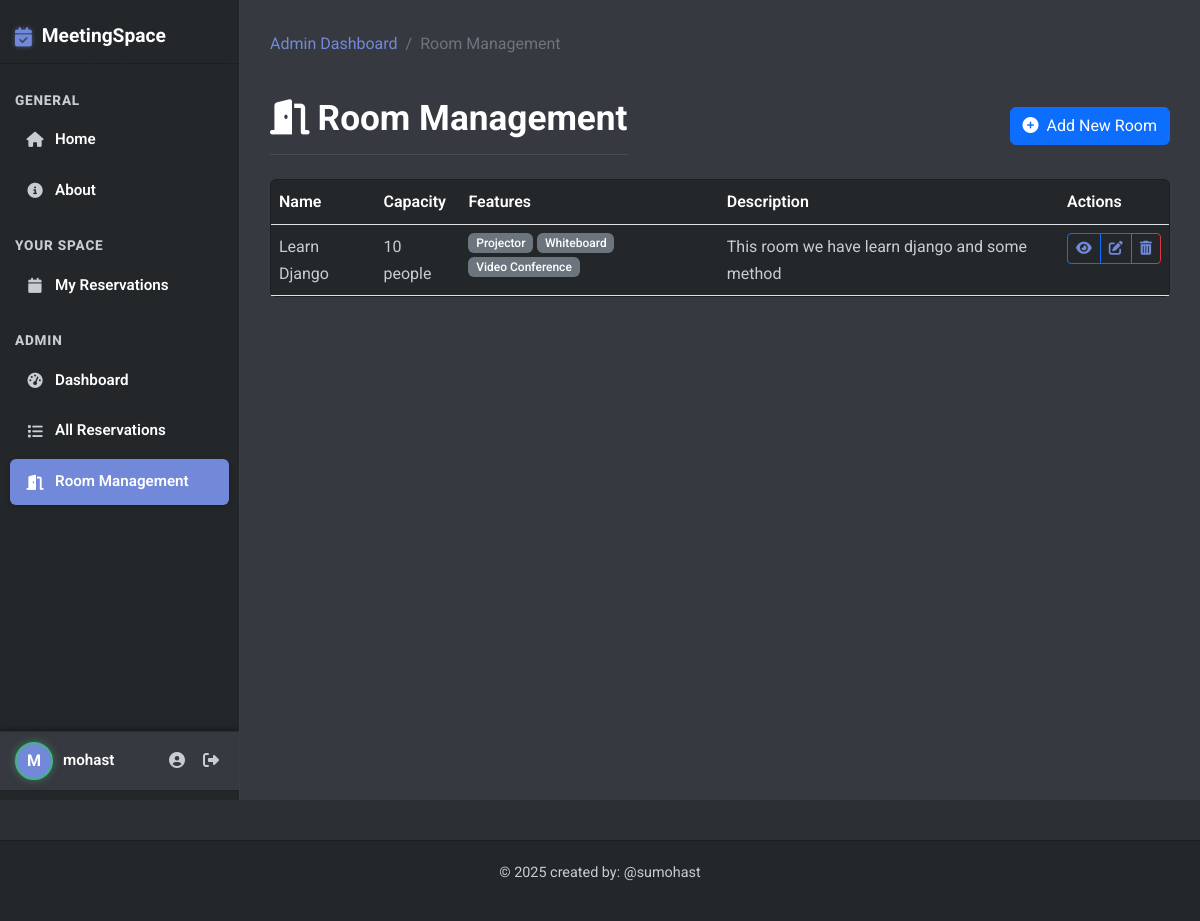
The page /room-management/ (signed in) on the database as committed earlier.
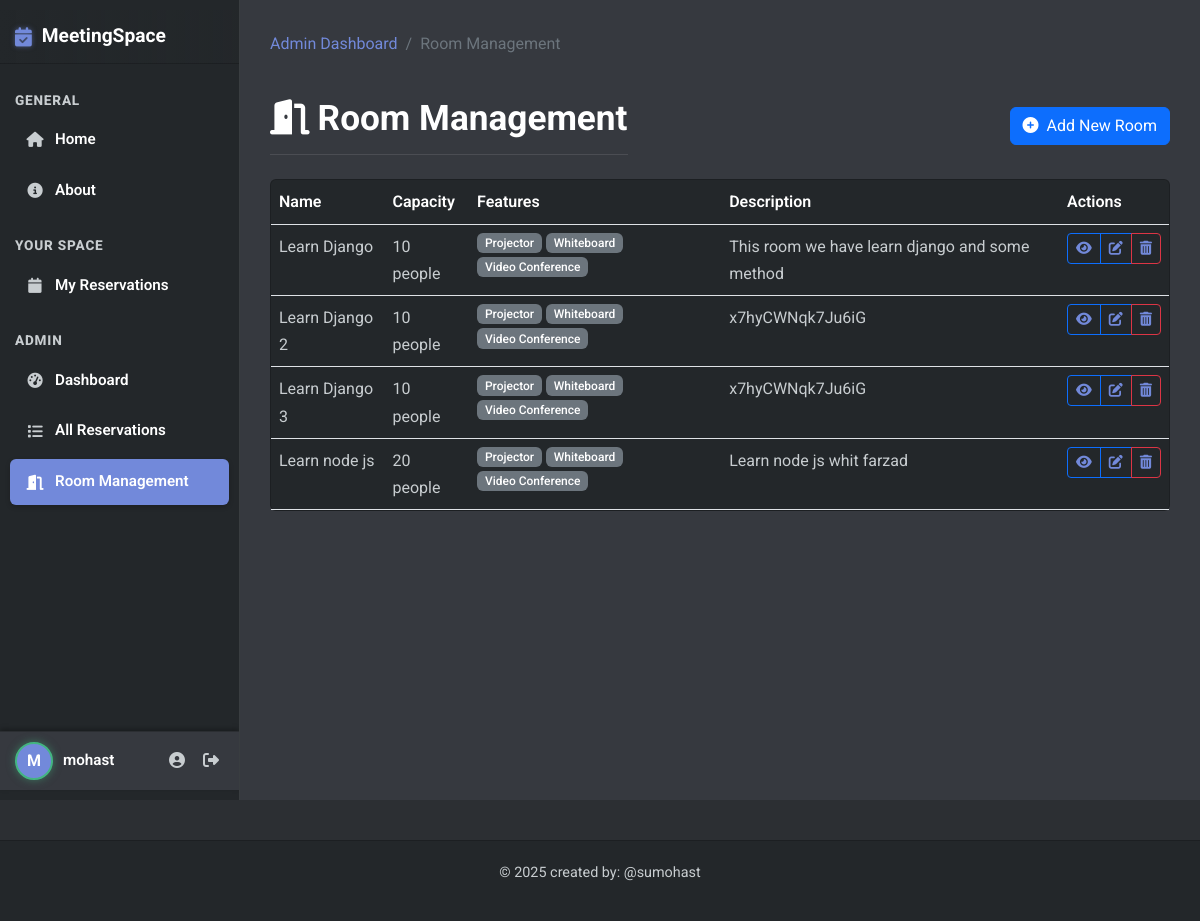
The same page on the database as committed later.
### base/models.py (models this page shows, shortened)
class Room(models.Model):
    name = models.CharField(max_length=100)
    capacity = models.IntegerField(default=10)
    has_projector = models.BooleanField(default=False)
    has_whiteboard = models.BooleanField(default=False)
    has_video_conference = models.BooleanField(default=False)
    description = models.TextField(null=True, blank=True)
    created = models.DateTimeField(auto_now_add=True)
    updated = models.DateTimeField(auto_now=True)
    class Meta: # this class is used to define metadata for the model , for example when we want to sort the rooms by name
        ordering = ['name']

### base/views.py (the view)
# urls.py: path('room-management/', views.room_management, name="room-management"),
@staff_member_required
def room_management(request):
    rooms = Room.objects.all()
    return render(request, 'base/room_management.html', {'rooms': rooms})

### templates/base/room_management.html (shortened to what this page needs)
{% extends 'main.html' %}
{% load static %}
{% block content %}
<div class="row mb-4">
    <div class="col-12">
        <nav aria-label="breadcrumb">
            <ol class="breadcrumb">
                <li class="breadcrumb-item"><a href="{% url 'admin-dashboard' %}">Admin Dashboard</a></li>
                <li class="breadcrumb-item active">Room Management</li>
            </ol>
        </nav>
    </div>
</div>
<div class="row mb-4">
    <div class="col-12 d-flex justify-content-between align-items-center">
        <h1 class="mb-0"><i class="fas fa-door-open me-2"></i>Room Management</h1>
        <a href="{% url 'create-room' %}" class="btn btn-primary">
            <i class="fas fa-plus-circle me-1"></i> Add New Room
        </a>
    </div>
</div>
<div class="row">
    <div class="col-12">
        <div class="card">
            <div class="card-body p-0">
                {% if rooms %}
                <div class="table-responsive">
                    <table class="table mb-0">
                        <thead>
                            <tr>
                                <th>Name</th>
                                <th>Capacity</th>
                                <th>Features</th>
                                <th>Description</th>
                                <th>Actions</th>
                            </tr>
                        </thead>
                        <tbody>
                            {% for room in rooms %}
                            <tr>
                                <td>{{ room.name }}</td>
                                <td>{{ room.capacity }} people</td>
                                <td>
                                    <div class="d-flex flex-wrap gap-1">
                                        {% if room.has_projector %}
                                        <span class="badge bg-secondary">Projector</span>
                                        {% endif %}
                                        {% if room.has_whiteboard %}
                                        <span class="badge bg-secondary">Whiteboard</span>
                                        {% endif %}
                                        {% if room.has_video_conference %}
                                        <span class="badge bg-secondary">Video Conference</span>
                                        {% endif %}
                                    </div>
                                </td>
                                <td>{{ room.description|truncatechars:50 }}</td>
                                <td>
                                    <div class="btn-group">
                                        <a href="{% url 'room-detail' room.id %}" class="btn btn-sm btn-outline-primary">
                                            <i class="fas fa-eye"></i>
                                        </a>
                                        <a href="{% url 'update-room' room.id %}" class="btn btn-sm btn-outline-primary">
                                            <i class="fas fa-edit"></i>
                                        </a>
                                        <a href="{% url 'delete-room' room.id %}" class="btn btn-sm btn-outline-danger">
                                            <i class="fas fa-trash-alt"></i>
                                        </a>
                                    </div>
                                </td>
                            </tr>
                            {% endfor %}
                        </tbody>
                    </table>
                </div>
                {% else %}
                <div class="card-body">
                    <p class="text-center">No rooms available. <a href="{% url 'create-room' %}">Create a new room</a>.</p>
                </div>
                {% endif %}
            </div>
        </div>
    </div>
</div>
{% endblock %}

Rows that differ between the two databases and show on the page:
added Room: name "Learn Django 2", capacity "10", has_projector "Projector", has_whiteboard "Whiteboard", has_video_conference "Video Conference", description "x7hyCWNqk7Ju6iG"
added Room: name "Learn Django 3", capacity "10", has_projector "Projector", has_whiteboard "Whiteboard", has_video_conference "Video Conference", description "x7hyCWNqk7Ju6iG"
added Room: name "Learn node js", capacity "20", has_projector "Projector", has_whiteboard "Whiteboard", has_video_conference "Video Conference", description "Learn node js whit farzad"
